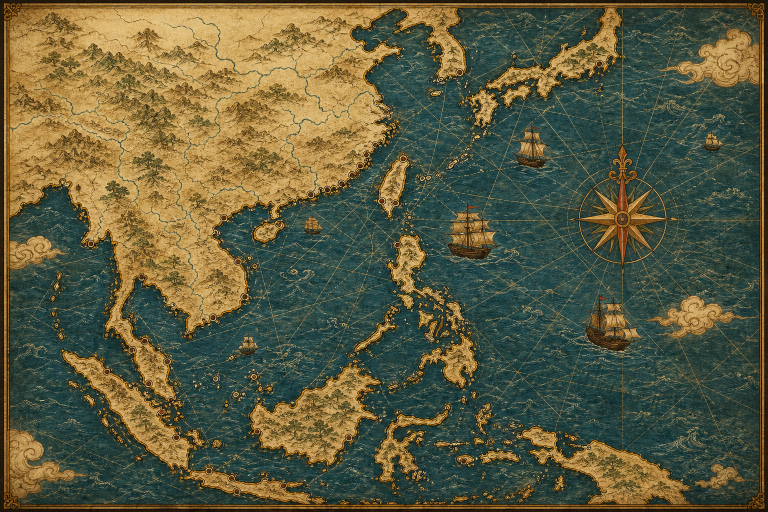
#> input picture assets/m5/v2/m5-2/source/m5-2-world-sea-chart-source.png, 1536 x 1024 px (shown at 1/2 size)
$ python slice-m5-2-v2-art.py
#> lines starting #> are read from the running program, lines starting #| are printed output that depends on the picture
from __future__ import annotations

import json
import shutil
from pathlib import Path

from PIL import Image, ImageDraw, ImageFont


ROOT = Path(__file__).resolve().parents[1]
OUT = ROOT / "assets" / "m5" / "v2" / "m5-2"
SOURCE = OUT / "source"

WORLD_SOURCE = SOURCE / "m5-2-world-sea-chart-source.png"
BUILDING_SOURCE = SOURCE / "m5-2-port-buildings-source.png"
HARBOR_SOURCE = SOURCE / "m5-2-harbor-scenes-source.png"
EXPLORATION_SOURCE = SOURCE / "m5-2-exploration-icons-source.png"
FACILITY_SOURCE = SOURCE / "m5-2-map-facility-icons-source.png"

BUILDING_IDS = [
    "han_guild_hall",
    "han_mazu_temple",
    "han_item_shop",
    "han_shipyard_warehouse",
    "japanese_machiya",
    "japanese_tavern",
    "japanese_inn",
    "japanese_trade_office",
    "southeast_spice_market",
    "southeast_stilt_warehouse",
    "southeast_tropical_inn",
    "southeast_trade_office",
    "european_fort_gate",
    "spanish_church_warehouse",
    "voc_trading_post",
    "siraya_meeting_house",
]

HARBOR_IDS = [
    "tayouan_lagoon_fort",
    "fujian_han_port",
    "japanese_hirado_nagasaki_harbor",
    "ryukyu_naha_shuri_harbor",
    "southeast_spice_port",
    "european_colonial_harbor",
]

EXPLORATION_IDS = [
    "unknown_exploration",
    "scenery_magnifier",
    "harbor_marker",
    "compass_marker",
    "telescope_marker",
    "mountain_trail_marker",
    "taroko_gorge",
    "jade_mountain",
    "alishan_forest",
    "siraya_plain_village",
    "quanzhou_mazu_temple",
    "forbidden_city_gate",
    "hanyang_city_gate",
    "shuri_castle_hill",
    "unzen_volcano",
    "sakai_workshop_street",
    "java_volcano",
    "moluccas_spice_forest",
    "qingshui_cliff",
    "penghu_basalt",
    "yuegang_river",
    "macau_church",
    "nagasaki_dejima",
    "hirado_trading_post",
    "manila_city_wall",
    "hoi_an_japanese_bridge",
    "malacca_strait",
    "batavia_canal",
    "banten_pepper_market",
    "banda_islands",
]

FACILITY_IDS = [
    "port_marker_roof",
    "port_marker_anchor",
    "unknown_question",
    "scenery_magnifier",
    "quest_scroll",
    "pirate_target",
    "trading_post",
    "shipyard",
    "tavern",
    "inn",
    "government_office",
    "item_shop",
    "supply_food",
    "water_barrel",
    "cargo_crate",
    "coins",
    "compass",
    "wind_swirl",
    "storm_cloud",
    "rat_status",
    "scurvy_lime",
    "ship_cat",
    "prayer_potion",
    "repair_hammer",
]


def ensure_dirs() -> None:
    for path in [
        OUT / "world",
        OUT / "ports" / "buildings",
        OUT / "ports" / "harbors",
        OUT / "exploration" / "icons",
        OUT / "ui" / "icons",
    ]:
        path.mkdir(parents=True, exist_ok=True)
#> in write_world, img is the input picture: PIL image 1536x1024 RGB; mean R, G, B 93.1, 91.7, 63.2


def crop_grid(img: Image.Image, cols: int, rows: int, index: int) -> Image.Image:
    col = index % cols
    row = index // cols
    left = round(col * img.width / cols)
    right = round((col + 1) * img.width / cols)
    top = round(row * img.height / rows)
    bottom = round((row + 1) * img.height / rows)
    return img.crop((left, top, right, bottom))


def contain_resize(img: Image.Image, size: tuple[int, int], bg: tuple[int, int, int]) -> Image.Image:
#> called with size = (768, 512), bg = (32, 74, 92)
    canvas = Image.new("RGB", size, bg)
    work = img.convert("RGBA") if img.mode == "RGBA" else img.copy()
    work.thumbnail(size, Image.Resampling.LANCZOS)
    x = (size[0] - work.width) // 2
#> x = 0
    y = (size[1] - work.height) // 2
#> y = 0
    if work.mode == "RGBA":
        canvas.paste(work, (x, y), work)
    else:
        canvas.paste(work, (x, y))
    return canvas


# [24 lines left out: functions contain_transparent, cover_resize, trim_alpha, not called in this run]


def color_distance(a: tuple[int, int, int], b: tuple[int, int, int]) -> int:
    return abs(a[0] - b[0]) + abs(a[1] - b[1]) + abs(a[2] - b[2])


# [188 lines left out: functions edge_background_color, remove_edge_background, detect_component_grid, render_exploration_icon, make_contact_sheet, not called in this run]


def slice_sheet(
    source: Path,
    ids: list[str],
    cols: int,
    rows: int,
    out_dir: Path,
    size: tuple[int, int],
    transparent_markers: bool = False,
) -> list[dict[str, str]]:
#> called with cols = 4, rows = 4, size = (256, 256), transparent_markers = False
    img = Image.open(source).convert("RGB")
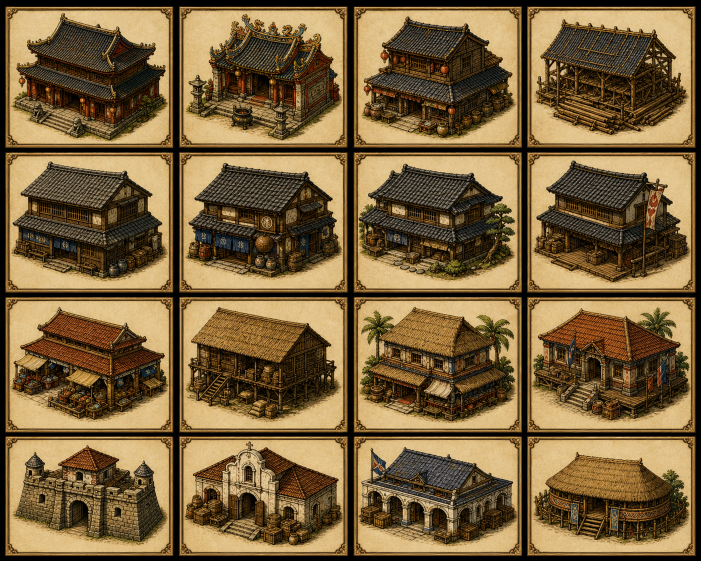
#> input picture assets/m5/v2/m5-2/source/m5-2-port-buildings-source.png, 1402 x 1122 px (shown at 1/2 size)
#> img is the input picture: PIL image 1402x1122 RGB; mean R, G, B 121.3, 97.4, 60.3
    if len(ids) != cols * rows:
        raise ValueError(f"{source.name}: {len(ids)} ids for {cols}x{rows} grid")

    entries: list[dict[str, str]] = []
    thumbs: list[tuple[str, Image.Image]] = []
    component_boxes = detect_component_grid(img, cols, rows) if transparent_markers else None
    for idx, item_id in enumerate(ids):
        if component_boxes:
            left, top, right, bottom = component_boxes[idx]
            tile = img.crop((max(0, left - 2), max(0, top - 2), min(img.width, right + 2), min(img.height, bottom + 2)))
        else:
            tile = crop_grid(img, cols, rows, idx)
        rendered = render_exploration_icon(tile, size) if transparent_markers else contain_resize(tile, size, (238, 222, 176))
        out_path = out_dir / f"{item_id}.png"
        rendered.save(out_path)
        entries.append({"id": item_id, "path": str(out_path.relative_to(ROOT)).replace("\\", "/")})
        thumbs.append((item_id, rendered))
#> this loop made 16 passes
#> pass 1, in contain_resize (call 2), `canvas = Image.new("RGB", size, bg)`:
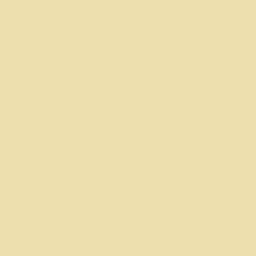
#> canvas: PIL image 256x256 RGB; mean R, G, B 238, 222, 176
#> after the loop:
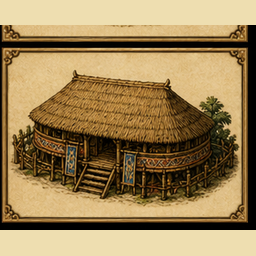
#> rendered: PIL image 256x256 RGB; mean R, G, B 155.4, 130.4, 86.6
#> after the loop:
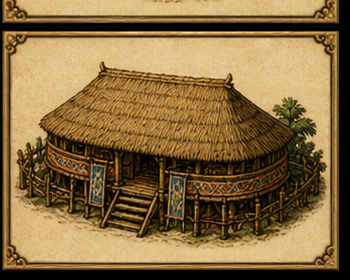
#> tile: PIL image 350x280 RGB; mean R, G, B 134.8, 107.6, 64.3
#> after the loop, entries = 16 items; thumbs = 16 items
    return entries, thumbs


def write_world() -> dict[str, str]:
    world_out = OUT / "world" / "sea_chart.png"
    preview_out = OUT / "world" / "sea_chart_preview.png"
    shutil.copyfile(WORLD_SOURCE, world_out)
    img = Image.open(WORLD_SOURCE).convert("RGB")
    contain_resize(img, (768, 512), (32, 74, 92)).save(preview_out)
    return {
        "id": "sea_chart",
        "source": str(WORLD_SOURCE.relative_to(ROOT)).replace("\\", "/"),
        "path": str(world_out.relative_to(ROOT)).replace("\\", "/"),
        "preview": str(preview_out.relative_to(ROOT)).replace("\\", "/"),
    }


# [55 lines left out: functions make_overview, write_manifest, not called in this run]


def main() -> None:
    ensure_dirs()
    world = write_world()
    buildings, building_thumbs = slice_sheet(
        BUILDING_SOURCE, BUILDING_IDS, 4, 4, OUT / "ports" / "buildings", (256, 256)
    )
#> buildings = 16 items; building_thumbs = 16 items
    harbors, harbor_thumbs = slice_sheet(
        HARBOR_SOURCE, HARBOR_IDS, 3, 2, OUT / "ports" / "harbors", (512, 512)
    )
#> call 2 of slice_sheet, with cols = 3, rows = 2, size = (512, 512), transparent_markers = False
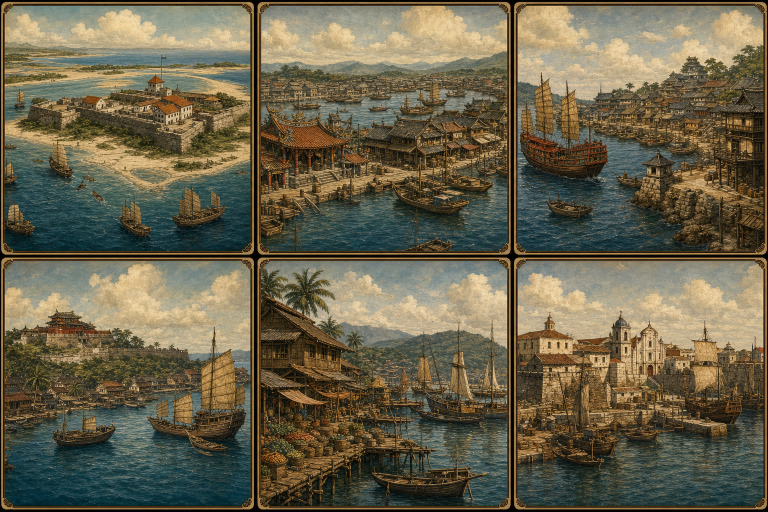
#> input picture assets/m5/v2/m5-2/source/m5-2-harbor-scenes-source.png, 1536 x 1024 px (shown at 1/2 size)
#> in slice_sheet, img is the input picture: PIL image 1536x1024 RGB; mean R, G, B 105.8, 98.6, 75.8
#> the loop in slice_sheet (call 2), `for idx, item_id in enumerate(ids):` made 6 passes
#> pass 1, in slice_sheet (call 2), `tile = crop_grid(img, cols, rows, idx)`:
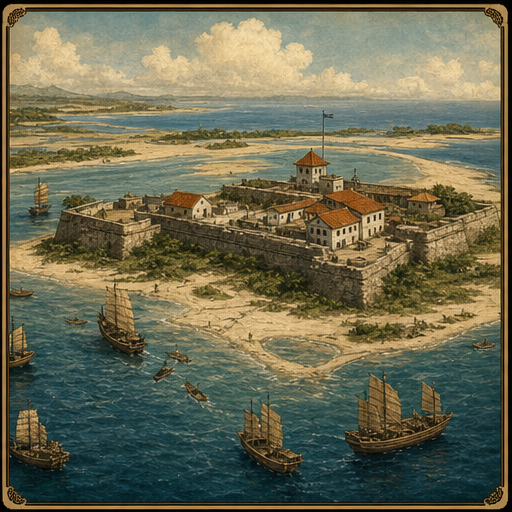
#> tile: PIL image 512x512 RGB; mean R, G, B 108.3, 106, 82.4
#> after the loop in slice_sheet (call 2), `for idx, item_id in enumerate(ids):`:
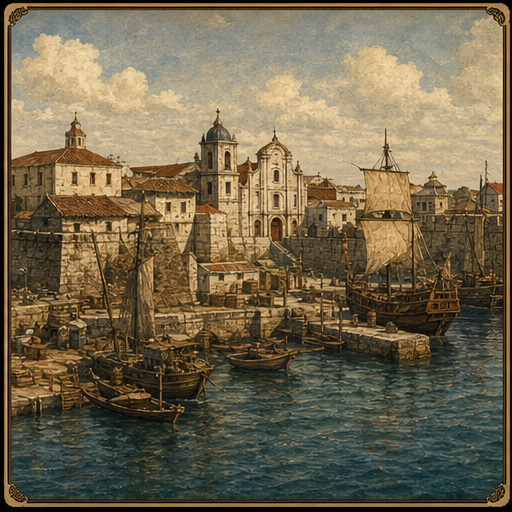
#> rendered: PIL image 512x512 RGB; mean R, G, B 114.7, 102.8, 78.1
#> after the loop in slice_sheet (call 2), `for idx, item_id in enumerate(ids):`: entries = 6 items
#> harbors = 6 items; harbor_thumbs = 6 items
    exploration, exploration_thumbs = slice_sheet(
        EXPLORATION_SOURCE, EXPLORATION_IDS, 6, 5, OUT / "exploration" / "icons", (256, 256), transparent_markers=True
    )
    facility, facility_thumbs = slice_sheet(
        FACILITY_SOURCE, FACILITY_IDS, 6, 4, OUT / "ui" / "icons", (256, 256)
    )

    make_contact_sheet(building_thumbs, 4, (128, 128), OUT / "m5-2-v2-buildings-contact-sheet.png")
    make_contact_sheet(harbor_thumbs, 3, (192, 144), OUT / "m5-2-v2-harbors-contact-sheet.png")
    make_contact_sheet(exploration_thumbs, 6, (96, 96), OUT / "m5-2-v2-exploration-contact-sheet.png")
    make_contact_sheet(facility_thumbs, 6, (96, 96), OUT / "m5-2-v2-facility-contact-sheet.png")
    make_overview(world, buildings, harbors, exploration, facility)
    write_manifest(world, buildings, harbors, exploration, facility)
    print(f"Wrote M5-2 v2 art assets to {OUT}")


if __name__ == "__main__":
#> (the run stopped early here; a loop or call above may not have finished)
